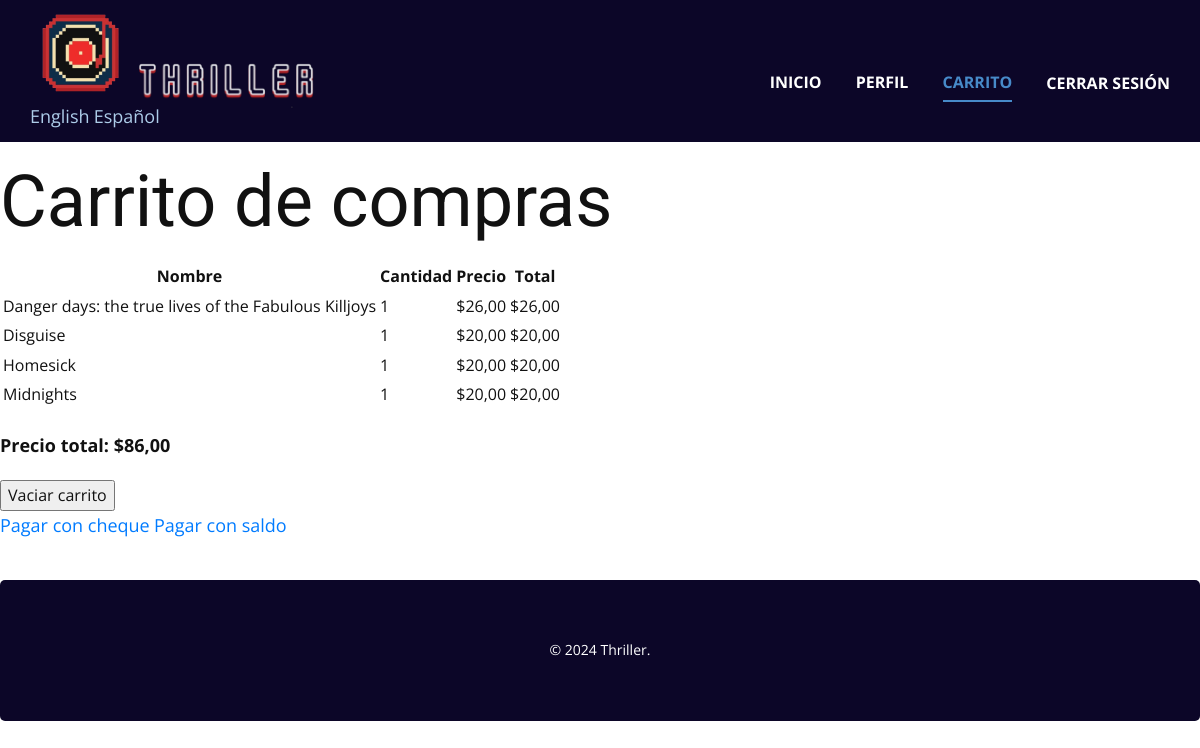
The page /es/cart/ (signed in) on the database its author committed.
### store/models.py (models this page shows, shortened)
class CartItem(models.Model):
    cart = models.ForeignKey(ShoppingCart, on_delete=models.CASCADE)
    record = models.ForeignKey(Record, on_delete=models.CASCADE)
    quantity = models.PositiveIntegerField(default=1)
    def total_price(self):
        return self.quantity * self.record.price

class Record(models.Model):
    title = models.CharField(max_length=100)
    artist = models.CharField(max_length=100)
    price = models.DecimalField(max_digits=10, decimal_places=2)
    stock = models.PositiveIntegerField()
    image = models.ImageField(upload_to="record_images/", blank=True, null=True)
    genre = models.CharField(max_length=100, default="N/A")
    average_rating = models.DecimalField(max_digits=3, decimal_places=2, default=0.0)

class ShoppingCart(models.Model):
    user = models.ForeignKey(User, on_delete=models.CASCADE)
    records = models.ManyToManyField(Record, through="CartItem")
    def total_price(self):
        return sum(item.total_price() for item in self.cartitem_set.all())

### store/views.py (the view)
# urls.py: path("cart/", views.cart_view, name="cart_view"),
def cart_view(request):
    cart, created = ShoppingCart.objects.get_or_create(user=request.user)
    return render(request, "store/cart.html", {"cart": cart})

### store/templates/store/cart.html (shortened to what this page needs)
{% extends 'base.html' %}
{% load i18n %}
{% block content %}
<h1>{% trans "Shopping cart" %}</h1>
<div class="table-responsive">
  <table class="table table-striped">
    <thead>
      <tr>
        <th>{% trans "Name" %}</th>
        <th>{% trans "Quantity" %}</th>
        <th>{% trans "Price" %}</th>
        <th>{% trans "Total" %}</th>
      </tr>
    </thead>
    <tbody>
      {% for item in cart.cartitem_set.all %}
      <tr>
        <td>{{ item.record.title }}</td>
        <td>{{ item.quantity }}</td>
        <td>${{ item.record.price }}</td>
        <td>${{ item.total_price }}</td>
      </tr>
      {% endfor %}
    </tbody>
  </table>
</div>
<p><strong>{% trans "Total price:" %} ${{ cart.total_price }}</strong></p>
<form method="post" action="{% url 'clear_cart' %}">
  <button type="submit" class="btn btn-danger">{% trans "Clear cart" %}</button>
</form>
<a href="{% url 'process_payment' 'check' %}" id="pay-check" onclick="processPayment(event, 'check')">Pagar con cheque</a>
<a href="{% url 'process_payment' 'balance' %}" id="pay-balance" onclick="processPayment(event, 'balance')">Pagar con saldo</a>
{% endblock %}

### static/css/styles.css (style rules this page uses)
a { color: #007bff; text-decoration: none; }

### rows shown on the page
CartItem: record "Danger days: the true lives of the Fabulous Killjoys", quantity "1", record.price "26,00", total_price "26,00"
CartItem: record "Disguise", quantity "1", record.price "20,00", total_price "20,00"
CartItem: record "Homesick", quantity "1", record.price "20,00", total_price "20,00"
CartItem: record "Midnights", quantity "1", record.price "20,00", total_price "20,00"
ShoppingCart: total_price "86,00"
